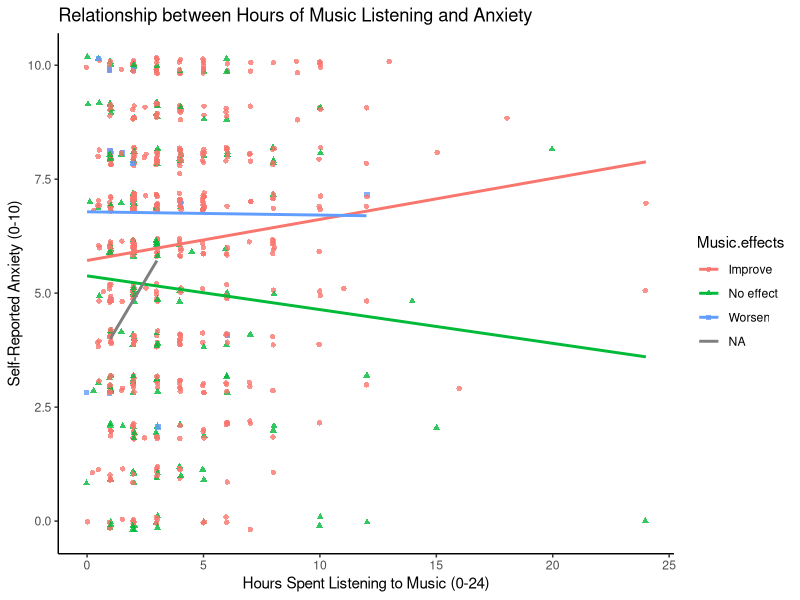
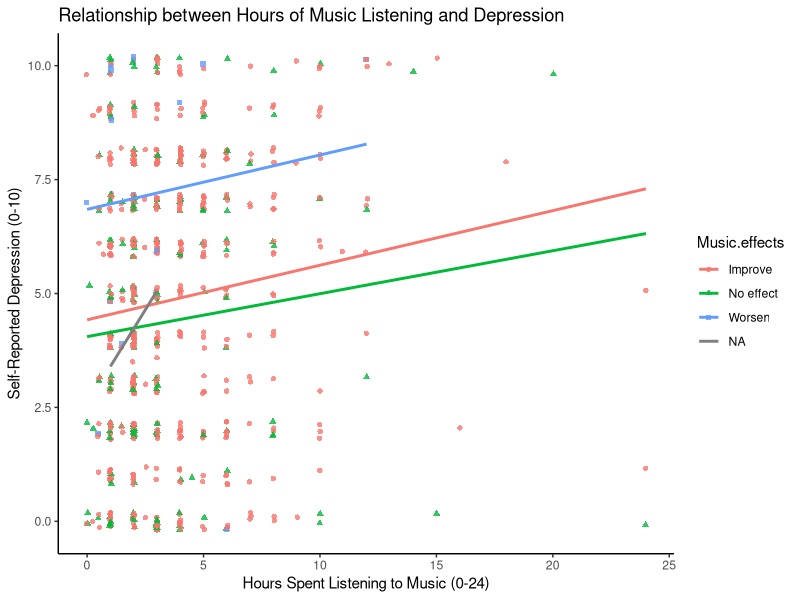
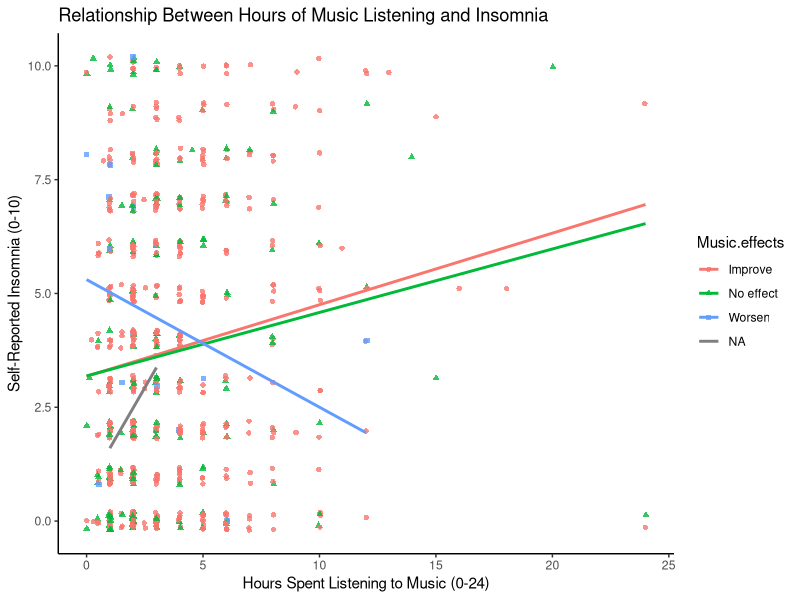
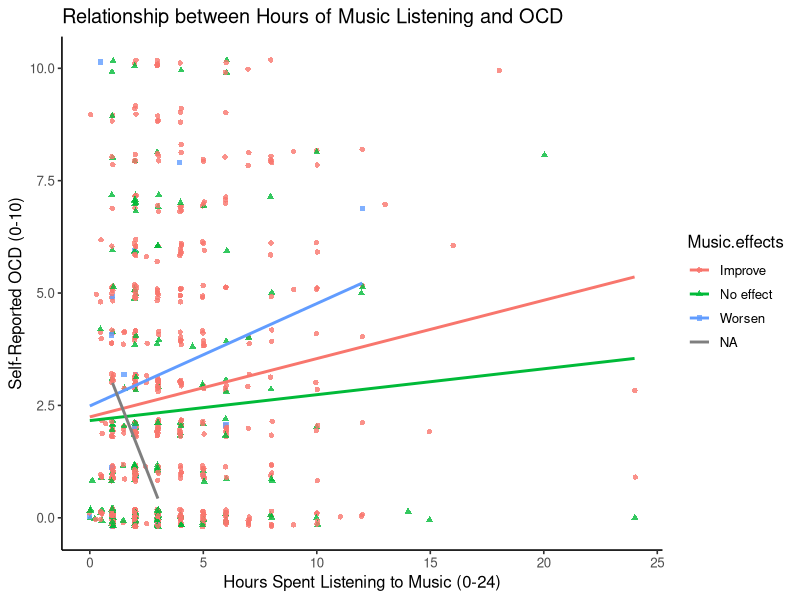

R code for these plots, in order:
## ---- chunk 1
#| message: false
#| warning: false
library(ggplot2)

mydata <- read.csv("../../Music_x_Mental_Health_Data_Results.csv")

ggplot(data = mydata, 
       mapping = aes(x= Hours.per.day, y = Anxiety, 
  color = Music.effects, shape = Music.effects)) + 
  geom_point(alpha = 0.8, position = "jitter") + geom_smooth(se= FALSE, method = "lm") + 
  labs(
  title = "Relationship between Hours of Music Listening and Anxiety",
  x = "Hours Spent Listening to Music (0-24)",
  y = "Self-Reported Anxiety (0-10)"
) + theme_classic()
## ---- chunk 2
#| message: false
#| warning: false
library(ggplot2)

mydata <- read.csv("../../Music_x_Mental_Health_Data_Results.csv")

ggplot(data = mydata, 
       mapping = aes(x= Hours.per.day, y = Depression, 
  color = Music.effects, shape = Music.effects)) + 
  geom_point(alpha = 0.8, position = "jitter") + geom_smooth(se= FALSE, method = "lm") + 
  labs(
  title = "Relationship between Hours of Music Listening and Depression",
  x = "Hours Spent Listening to Music (0-24)",
  y = "Self-Reported Depression (0-10)"
) + theme_classic()
## ---- chunk 3
#| message: false
#| warning: false
library(ggplot2)

mydata <- read.csv("../../Music_x_Mental_Health_Data_Results.csv")

ggplot(data = mydata, 
       mapping = aes(x= Hours.per.day, y = Insomnia, 
  color = Music.effects, shape = Music.effects)) + 
  geom_point(alpha = 0.8, position = "jitter") + geom_smooth(se= FALSE, method = "lm") +
  labs(
  title = "Relationship Between Hours of Music Listening and Insomnia",
  x = "Hours Spent Listening to Music (0-24)",
  y = "Self-Reported Insomnia (0-10)"
) + theme_classic()
## ---- chunk 4
#| message: false
#| warning: false
library(ggplot2)

mydata <- read.csv("../../Music_x_Mental_Health_Data_Results.csv")

ggplot(data = mydata, 
       mapping = aes(x= Hours.per.day, y = OCD, 
  color = Music.effects, shape = Music.effects)) + 
  geom_point(alpha = 0.8, position = "jitter") + geom_smooth(se= FALSE, method = "lm") + 
  labs(
  title = "Relationship between Hours of Music Listening and OCD",
  x = "Hours Spent Listening to Music (0-24)",
  y = "Self-Reported OCD (0-10)"
) + theme_classic(base_size = 12)
